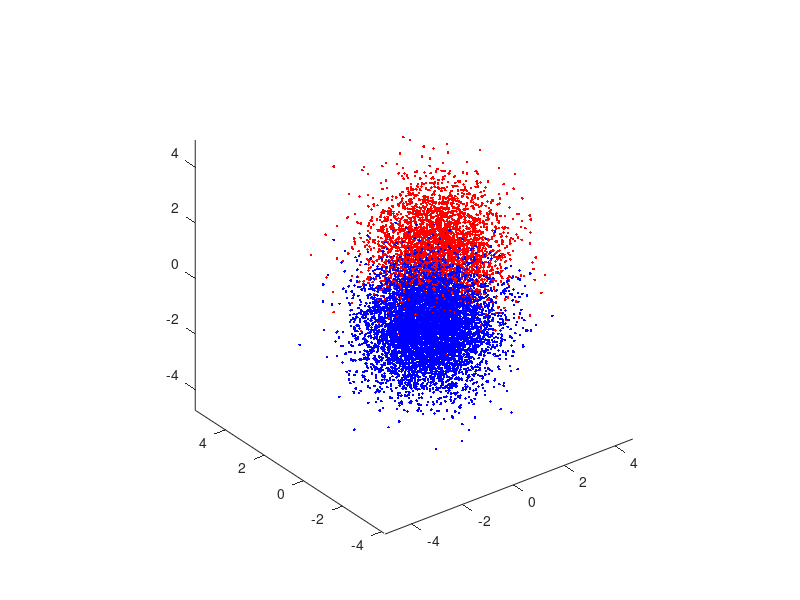
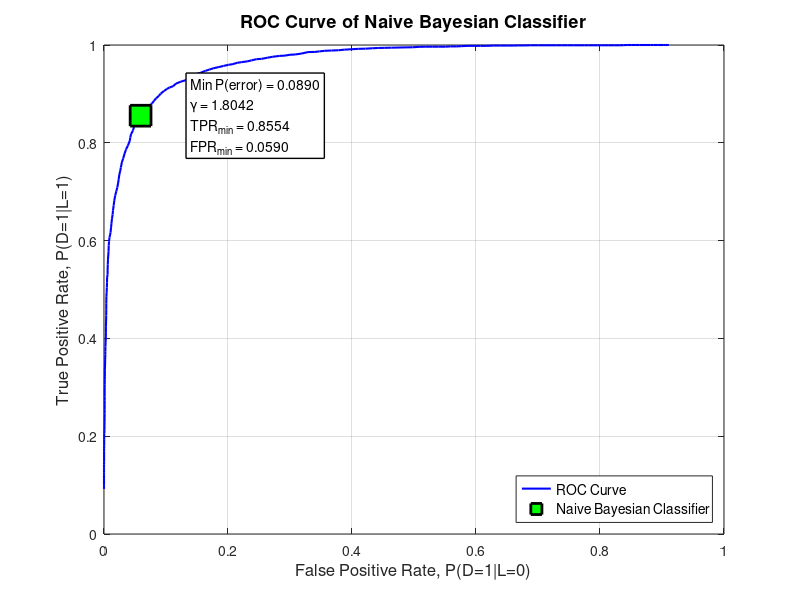
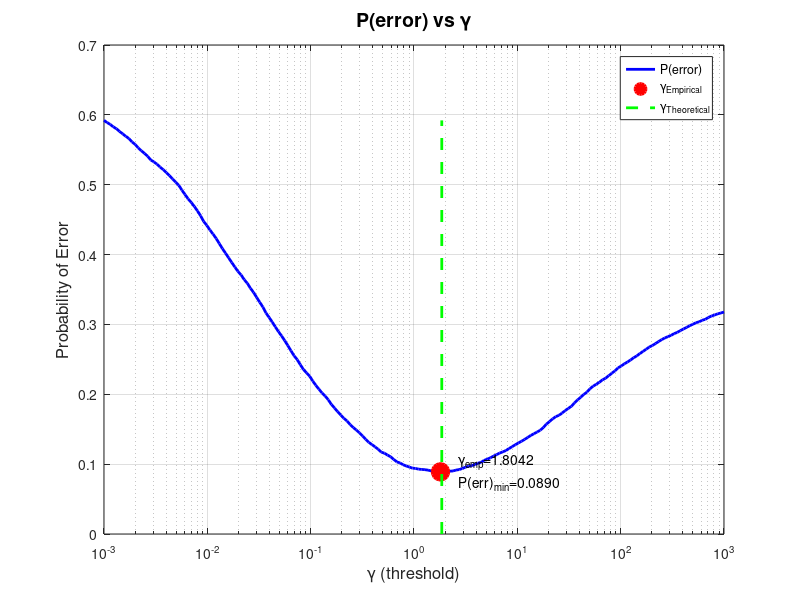

MATLAB code to generate these figures, in order:
clc; 
close all;

N = 10000; 
pL0 = 0.65; 
pL1 = 0.35;
u = rand(1,N)>=pL0; 
N0 = length(find(u==0)); 
N1 = length(find(u==1));
mu0 = [-1/2;-1/2;-1/2]; 
Cov0 = eye(3);
r0 = mvnrnd(mu0,Cov0,N0);
figure(1)
plot3(r0(:,1),r0(:,2),r0(:,3),'.b'); 
axis equal; hold on;
mu1 = [1;1;1]; 
Cov1 = eye(3);
r1 = mvnrnd(mu1,Cov1,N1);
figure(1) 
plot3(r1(:,1),r1(:,2),r1(:,3),'.r'); 
axis equal;
hold on;

X = [r0; r1];
Labels = [zeros(N0,1); 
          ones(N1,1)];
theo_gamma = pL0/pL1;
% disp(theo_gamma);
% fprintf('Det of cov0 is: %f\n', det(Cov0));
% fprintf('inverse of cov0 is:\n');
% disp(inv(Cov0));
% fprintf('Det of cov1 is: %f\n', det(Cov1));
% fprintf('inverse of cov1 is:\n');
% disp(inv(Cov1));

px_L0 = mvnpdf(X,mu0',Cov0);
px_L1 = mvnpdf(X,mu1',Cov1);
LikeRatio = px_L1./px_L0;
gammas = logspace(-3, 3, 200);
TPR = zeros(size(gammas)); 
FPR = zeros(size(gammas)); 
Perr = zeros(size(gammas));

for k = 1:length(gammas)
    gamma = gammas(k);
    Decisions = (LikeRatio>gamma);
    TP = sum(Decisions==1 & Labels==1);
    FP = sum(Decisions==1 & Labels==0);
    FN = sum(Decisions==0 & Labels==1);
    TN = sum(Decisions==0 & Labels==0);
    % P(D=1|L=1)
    TPR(k) = TP/N1;
    % P(D=1|L=0)
    FPR(k) = FP/N0;
    %p(err) = p(D=1|L=0)*p(0)+p(D=0|L=1)*p(L=1) 
    Perr(k) = FPR(k)*pL0+(1-TPR(k))*pL1;
end

[Pe_min, idx_min] = min(Perr);
% disp([Pe_min, idx_min]);
emp_gamma = gammas(idx_min);
TPR_min = TPR(idx_min);
FPR_min = FPR(idx_min);
fprintf('Theoretical gamma = %.4f\n', theo_gamma);
fprintf('Empirical gamma = %.4f\n', emp_gamma);
fprintf('Minimum empirical P(error) = %.4f\n', Pe_min);
fprintf('At this gamma: TPR = %.4f, FPR = %.4f\n', TPR(idx_min), FPR(idx_min));

figure(2);
plot(FPR, TPR, 'b-', 'LineWidth', 1.5);
grid on; 
hold on;
plot(FPR(idx_min), TPR(idx_min), 'gs', 'MarkerSize', 15, ...
     'MarkerFaceColor', 'g', 'MarkerEdgeColor', 'k', 'LineWidth', 2);
text(FPR(idx_min) + 0.08, TPR(idx_min), ...
     {sprintf('Min P(error) = %.4f', Pe_min), ...
      sprintf('\\gamma = %.4f', emp_gamma), ...
      sprintf('TPR_{min} = %.4f', TPR(idx_min)), ...
      sprintf('FPR_{min} = %.4f', FPR(idx_min))}, ...
     'FontSize', 10, 'BackgroundColor', 'white', ...
     'EdgeColor', 'black', 'LineWidth', 1);

xlabel('False Positive Rate, P(D=1|L=0)', 'FontSize', 12);
ylabel('True Positive Rate, P(D=1|L=1)', 'FontSize', 12);
title('ROC Curve of Naive Bayesian Classifier', 'FontSize', 13);
legend('ROC Curve', 'Naive Bayesian Classifier', 'Min P(error) point', ...
       'Location', 'SouthEast', 'FontSize', 10);

figure(3);
semilogx(gammas, Perr, 'b-', 'LineWidth', 2);
hold on;
semilogx(emp_gamma, Pe_min, 'ro', 'MarkerSize', 12, ...
         'MarkerFaceColor', 'r', 'LineWidth', 2);
semilogx([theo_gamma, theo_gamma], [0, max(Perr)], 'g--', 'LineWidth', 2);
grid on;
xlabel('\gamma (threshold)', 'FontSize', 12);
ylabel('Probability of Error', 'FontSize', 12);
title('P(error) vs \gamma', 'FontSize', 14);
legend('P(error)', '\gamma_{Empirical}', '\gamma_{Theoretical}', ...
       'Location', 'best');
text(emp_gamma*1.5, Pe_min, ...
sprintf('\\gamma_{emp}=%.4f\nP(err)_{min}=%.4f', emp_gamma, Pe_min), ...
'FontSize', 10);
